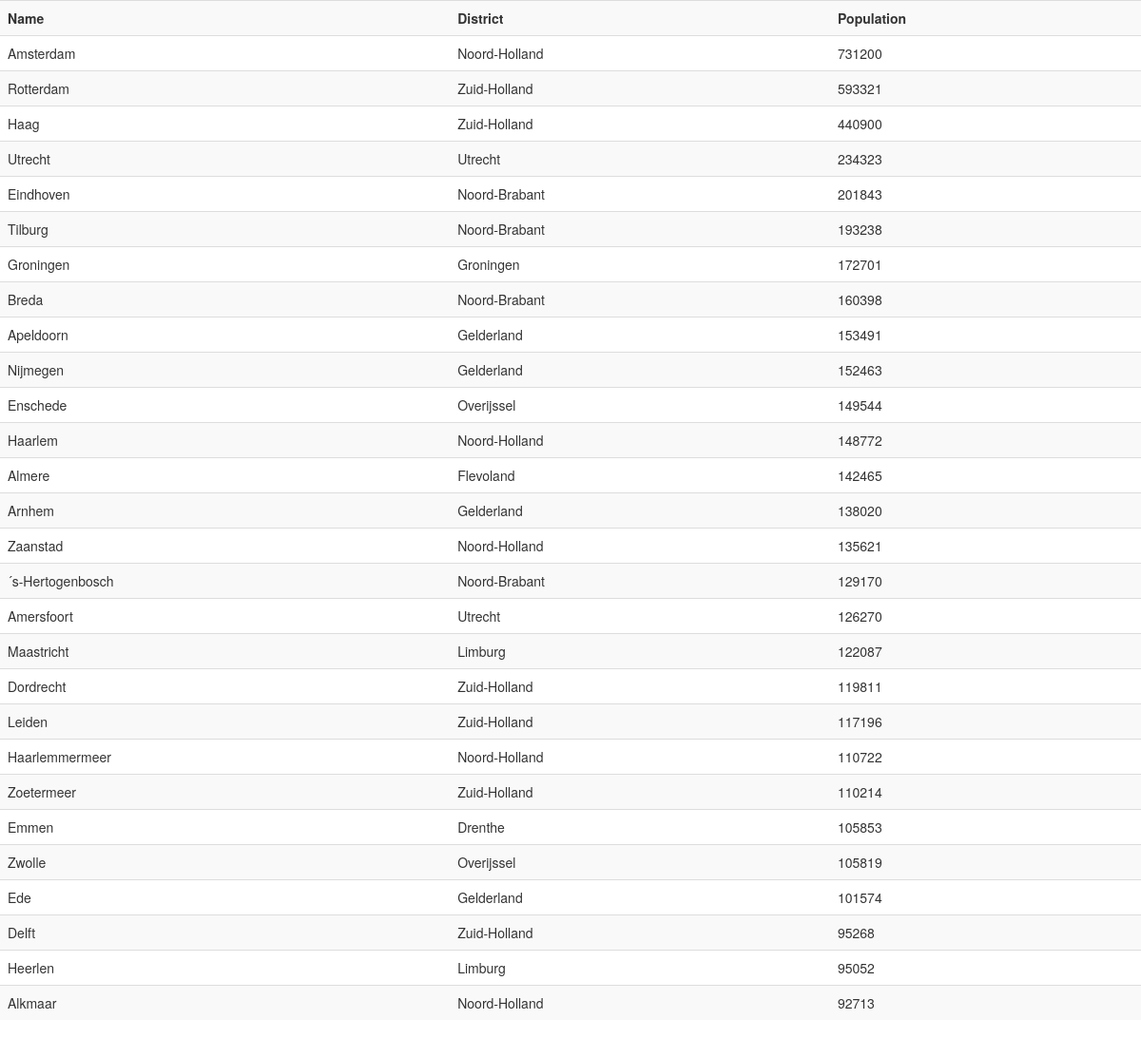
Screenshot of /citylist/NLD with the database file from the repository.
### tables this page shows
CREATE TABLE city (
	"index" BIGINT, 
	id BIGINT, 
	name TEXT, 
	countrycode TEXT, 
	district TEXT, 
	population BIGINT
);

### country_alchemy.py (the view)
@app.route('/citylist/<c_code>')
def citylist(c_code):
    res = db.session.execute('select * from city where countrycode = :ccode',
                             {'ccode': c_code})
    return render_template('cities.html', cities=res.fetchall(),
                           columns=res.keys())

### templates/cities.html
{% extends "bootstrap/base.html" %}
{% block content %}
        <table class="table table-striped">
	<tr><th>Name</th><th>District</th><th>Population</th></tr>
        {% for city in cities %}
            <tr><td> {{ city.name }}</a> </td> <td>{{ city.district }}</td> <td>{{ city.population }} </td> </tr>
        {% endfor %}
        </table>
{% endblock %}

### rows the page displays
city: name "Amsterdam", district "Noord-Holland", population "731200"
city: name "Rotterdam", district "Zuid-Holland", population "593321"
city: name "Haag", district "Zuid-Holland", population "440900"
city: name "Utrecht", district "Utrecht", population "234323"
city: name "Eindhoven", district "Noord-Brabant", population "201843"
city: name "Tilburg", district "Noord-Brabant", population "193238"
city: name "Groningen", district "Groningen", population "172701"
city: name "Breda", district "Noord-Brabant", population "160398"
city: name "Apeldoorn", district "Gelderland", population "153491"
city: name "Nijmegen", district "Gelderland", population "152463"
city: name "Enschede", district "Overijssel", population "149544"
city: name "Haarlem", district "Noord-Holland", population "148772"
city: name "Almere", district "Flevoland", population "142465"
city: name "Arnhem", district "Gelderland", population "138020"
city: name "Zaanstad", district "Noord-Holland", population "135621"
city: name "´s-Hertogenbosch", district "Noord-Brabant", population "129170"
city: name "Amersfoort", district "Utrecht", population "126270"
city: name "Maastricht", district "Limburg", population "122087"
city: name "Dordrecht", district "Zuid-Holland", population "119811"
city: name "Leiden", district "Zuid-Holland", population "117196"
city: name "Haarlemmermeer", district "Noord-Holland", population "110722"
city: name "Zoetermeer", district "Zuid-Holland", population "110214"
city: name "Emmen", district "Drenthe", population "105853"
city: name "Zwolle", district "Overijssel", population "105819"
city: name "Ede", district "Gelderland", population "101574"
city: name "Delft", district "Zuid-Holland", population "95268"
city: name "Heerlen", district "Limburg", population "95052"
city: name "Alkmaar", district "Noord-Holland", population "92713"
